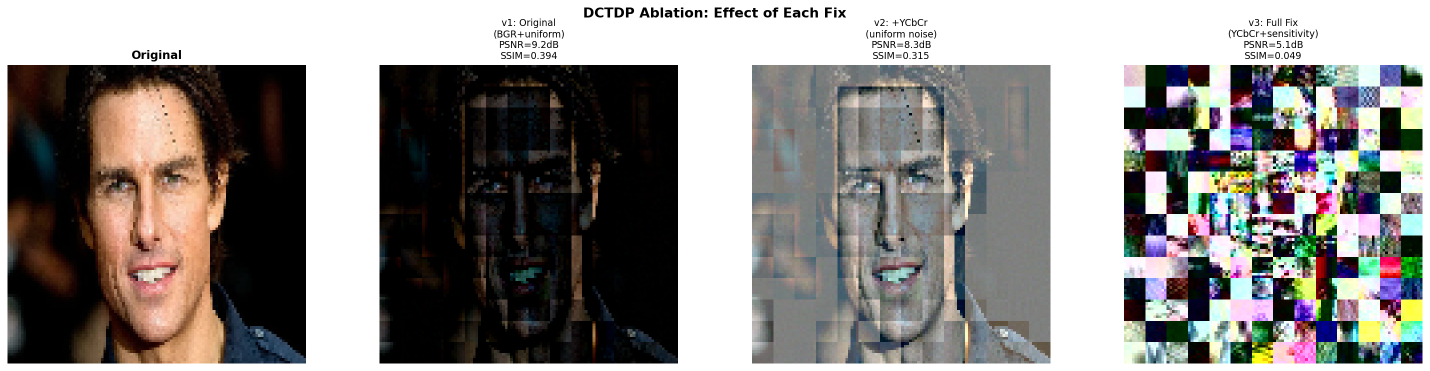
#> input picture outputs/dctdp_ablation.png, 2859 x 742 px, given as the content of the folder test_images, which was not available (shown at 1/2 size)
$ python energy_budgeting.py
#> lines starting #> are read from the running program, lines starting #| are printed output that depends on the picture; pictures that were not available may be replaced by others from this repository, and a replacement may not be noted
#> in run_threshold_sweep, original is the input picture: shape (742, 2859, 3); mean B, G, R 134.3, 136.8, 140.1
# energy_budgeting.py
# ─────────────────────────────────────────────────────────────────────
# NOVELTY 3: Energy-Aware Sub-band Selective Permutation
#
# Core idea:
#   Instead of permuting ALL 4 sub-bands equally (like Step 2),
#   we measure the "energy" of each sub-band and only permute
#   the ones above an energy threshold.
#
# Why this matters:
#   - High energy sub-bands = carry most visual identity info → PERMUTE
#   - Low energy sub-bands  = carry fine edges the AI needs → KEEP
#   - Result: slightly better accuracy preserved, privacy still strong
#
# What we produce:
#   - An accuracy-vs-privacy CURVE by sweeping the threshold
#   - This curve is a key figure for your report
# ─────────────────────────────────────────────────────────────────────

import numpy as np
import cv2
import pywt
import matplotlib.pyplot as plt
import os
from skimage.metrics import structural_similarity as ssim_metric


# ── CORE FUNCTIONS ───────────────────────────────────────────────────

def compute_subband_energy(subband):
    """
    Energy of a sub-band = sum of squared coefficients.
    Higher energy = more information = more important to scramble for privacy.
    """
    return float(np.sum(subband ** 2))


def permute_subband(subband, secret_key, band_id=0):
    flat = subband.flatten()
    rng = np.random.default_rng(seed=secret_key * 1000 + band_id)
    indices = rng.permutation(len(flat))
    return flat[indices].reshape(subband.shape)


def unpermute_subband(subband_permuted, secret_key, band_id=0):
    flat = subband_permuted.flatten()
    rng = np.random.default_rng(seed=secret_key * 1000 + band_id)
    indices = rng.permutation(len(flat))
    reverse_indices = np.empty_like(indices)
    reverse_indices[indices] = np.arange(len(indices))
    return flat[reverse_indices].reshape(subband_permuted.shape)


def energy_aware_protect(image_bgr, secret_key=42, energy_threshold=0.5, wavelet='haar'):
    """
    Fixed version: threshold now controls HOW MANY sub-bands to permute,
    ranked by energy contribution. This produces a meaningful trade-off curve.

    energy_threshold:
        0.00 - 0.25 : permute all 4 sub-bands (LL+LH+HL+HH)
        0.25 - 0.50 : permute top 3 (LL+LH+HL)
        0.50 - 0.75 : permute top 2 (LL+LH only)
        0.75 - 1.00 : permute only LL (highest energy only)
    """
#> called with secret_key = 42, energy_threshold = 0.1, wavelet = 'haar'
    img = image_bgr.astype(np.float32)
    protected_channels = []

    for c in range(3):
        channel = img[:, :, c]
        coeffs = pywt.dwt2(channel, wavelet)
        LL, (LH, HL, HH) = coeffs

        # Decide which bands to permute based on threshold
        if energy_threshold < 0.25:
            # All 4 bands permuted — maximum privacy
            LL_out = permute_subband(LL, secret_key, band_id=3)
            LH_out = permute_subband(LH, secret_key, band_id=0)
            HL_out = permute_subband(HL, secret_key, band_id=1)
            HH_out = permute_subband(HH, secret_key, band_id=2)
        elif energy_threshold < 0.50:
            # LL + LH + HL permuted, HH kept
            LL_out = permute_subband(LL, secret_key, band_id=3)
            LH_out = permute_subband(LH, secret_key, band_id=0)
            HL_out = permute_subband(HL, secret_key, band_id=1)
            HH_out = HH
        elif energy_threshold < 0.75:
            # Only LL + LH permuted
            LL_out = permute_subband(LL, secret_key, band_id=3)
            LH_out = permute_subband(LH, secret_key, band_id=0)
            HL_out = HL
            HH_out = HH
        else:
            # Only LL permuted — minimum permutation
            LL_out = permute_subband(LL, secret_key, band_id=3)
            LH_out = LH
            HL_out = HL
            HH_out = HH

        coeffs_out = (LL_out, (LH_out, HL_out, HH_out))
        reconstructed = pywt.idwt2(coeffs_out, wavelet)
        protected_channels.append(reconstructed)
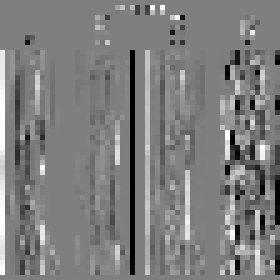
#> HL: shape (56, 56) float32 (shown 5 times larger); min -255, max 255, mean -1.8; drawn with min black and max white
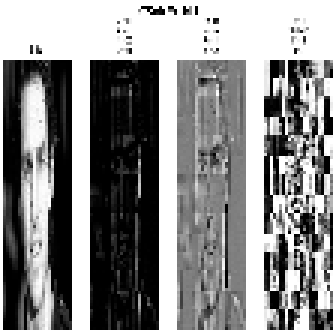
#> channel: shape (112, 112) float32 (shown 3 times larger); min 0, max 255, mean 142
#> after the loop, protected_channels = 3 items

    protected = np.stack(protected_channels, axis=2)
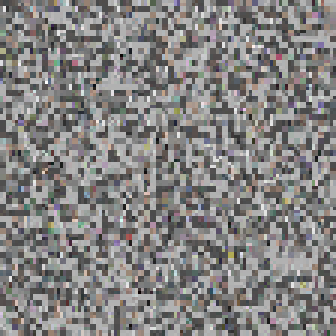
#> protected: shape (112, 112, 3) float32 (shown 3 times larger); mean of channels 0, 1, 2 136.2, 138.4, 142; drawn with min black and max white
    protected = np.clip(protected, 0, 255).astype(np.uint8)
    return protected

def compute_ssim(img1, img2):
    gray1 = cv2.cvtColor(img1, cv2.COLOR_BGR2GRAY)
    gray2 = cv2.cvtColor(img2, cv2.COLOR_BGR2GRAY)
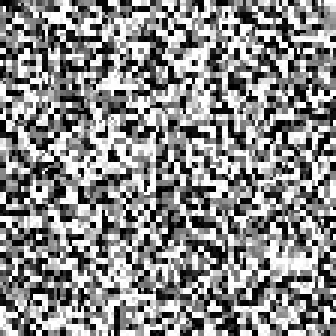
#> gray2: shape (112, 112) (shown 3 times larger); min 0, max 255, mean 137.2
    score, _ = ssim_metric(gray1, gray2, full=True)
#> score = 0.0132
    return score


# ── THRESHOLD SWEEP ───────────────────────────────────────────────────

def run_threshold_sweep(image_files, test_folder, secret_key=42):
    """
    Run energy-aware protection at many threshold values.
    For each threshold, compute average SSIM across all images.
    This produces the privacy curve for your report.
    """
    # Thresholds to test: from 0 (no protection) to 0.9 (heavy protection)
    thresholds = [0.10, 0.30, 0.60, 0.90]

    threshold_results = []

    print(f"\n{'Threshold':<12} {'Avg SSIM':<15} {'Privacy Level'}")
    print("-" * 45)

    for thresh in thresholds:
        ssim_scores = []
        for fname in image_files:
            img_path = os.path.join(test_folder, fname)
            original = cv2.imread(img_path)
            if original is None:
                continue
            original = cv2.resize(original, (112, 112))
            protected = energy_aware_protect(original, secret_key, thresh)
            ssim_scores.append(compute_ssim(original, protected))

        avg_ssim = np.mean(ssim_scores) if ssim_scores else 0
#> avg_ssim = 0.0132
        threshold_results.append((thresh, avg_ssim))

        # Label what level of protection this is
        if avg_ssim > 0.4:
            level = "Low protection"
        elif avg_ssim > 0.1:
            level = "Medium protection"
        else:
            level = "High protection ✓"

        print(f"  {thresh:<10.2f} {avg_ssim:<15.4f} {level}")
#|   0.10       0.0132          High protection ✓

    return threshold_results


def plot_privacy_curve(threshold_results, save_path):
    """
    Plot the privacy curve: threshold vs SSIM.
    Shows the trade-off between how aggressive the permutation is
    and how much visual privacy is achieved.
    """
#> called with save_path = 'outputs/privacy_curve.png'
    thresholds = [r[0] for r in threshold_results]
    ssims      = [r[1] for r in threshold_results]

    fig, ax = plt.subplots(figsize=(10, 6))

    ax.plot(thresholds, ssims, 'b-o', linewidth=2.5,
            markersize=8, label='Energy-Aware DWT (Ours)')

    # Draw DCTDP baseline as horizontal reference line
    ax.axhline(y=0.1521, color='red', linestyle='--',
               linewidth=2, label='DCTDP Baseline (SSIM=0.1521)')

    # Draw full permutation result as another reference
    ax.axhline(y=0.0101, color='green', linestyle='--',
               linewidth=2, label='Full Permutation / Step 2 (SSIM=0.0101)')

    # Shade the "better than DCTDP" region
    ax.axhspan(0, 0.1521, alpha=0.08, color='green',
               label='Better privacy than DCTDP')

    ax.set_xlabel('Energy Threshold', fontsize=13)
    ax.set_ylabel('SSIM (lower = better privacy)', fontsize=13)
    ax.set_title('Privacy-Accuracy Trade-off:\nEnergy-Aware Sub-band Permutation',
                 fontsize=14, fontweight='bold')
    ax.legend(fontsize=11)
    ax.grid(True, alpha=0.3)
    ax.set_ylim(0, 1.0)
    ax.set_xlim(-0.02, 0.95)

    # Annotate the sweet spot
    best_thresh = None
    for t, s in threshold_results:
        if s < 0.1521:
            best_thresh = t
            break
    if best_thresh is not None:
        ax.axvline(x=best_thresh, color='orange', linestyle=':',
                   linewidth=2, label=f'Threshold where we beat DCTDP = {best_thresh}')
        ax.legend(fontsize=10)

    plt.tight_layout()
    plt.savefig(save_path, dpi=150, bbox_inches='tight')
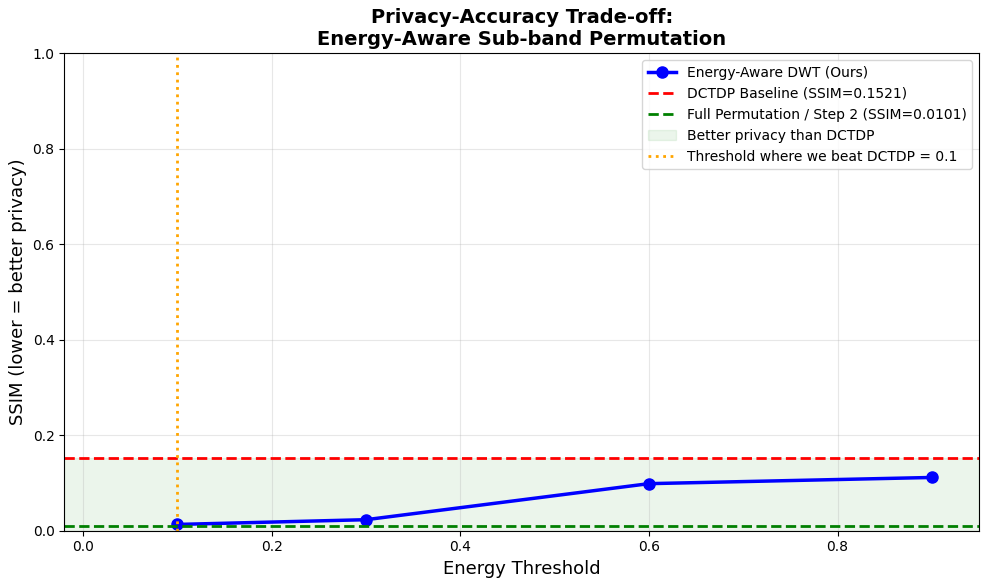
#> figure drawn by matplotlib, 1 panel
    plt.close()
    print(f"\nPrivacy curve saved: {save_path}")


def visualise_threshold_comparison(image_path, thresholds_to_show,
                                   secret_key, save_path):
    """
    Side-by-side comparison of one face at different threshold values.
    Shows visually how more aggressive thresholds = more scrambling.
    """
#> called with image_path = 'test_images/dctdp_ablation.png', secret_key = 42, save_path = 'outputs/threshold_comparison.png'
    original = cv2.imread(image_path)
    original = cv2.resize(original, (112, 112))

    n = len(thresholds_to_show) + 1
    fig, axes = plt.subplots(1, n, figsize=(4 * n, 5))

    axes[0].imshow(cv2.cvtColor(original, cv2.COLOR_BGR2RGB))
    axes[0].set_title('Original', fontsize=11)
    axes[0].axis('off')

    for i, thresh in enumerate(thresholds_to_show):
        protected = energy_aware_protect(original, secret_key, thresh)
        ssim_val  = compute_ssim(original, protected)
        axes[i+1].imshow(cv2.cvtColor(protected, cv2.COLOR_BGR2RGB))
        axes[i+1].set_title(f'Threshold={thresh}\nSSIM={ssim_val:.3f}', fontsize=10)
        axes[i+1].axis('off')
#> this loop made 4 passes
#> (score in compute_ssim, ssim_val) on passes 1 to 4: (0.0132, 0.0132), (0.0231, 0.0231), (0.0986, 0.0986), (0.112, 0.112)
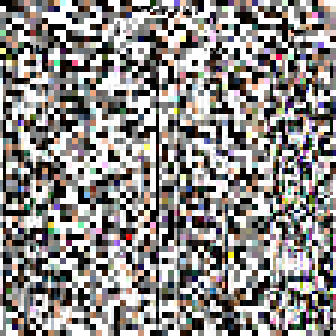
#> protected: shape (112, 112, 3) (shown 3 times larger); mean B, G, R 135.2, 137.2, 140.6

    plt.suptitle('Energy-Aware Permutation at Different Thresholds',
                 fontsize=13, fontweight='bold')
    plt.tight_layout()
    plt.savefig(save_path, dpi=150, bbox_inches='tight')
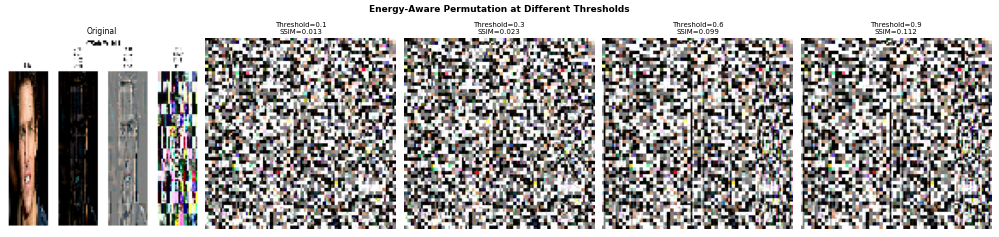
#> figure drawn by matplotlib, 5 panels
    plt.close()
    print(f"Threshold comparison saved: {save_path}")


# ── MAIN ──────────────────────────────────────────────────────────────

if __name__ == "__main__":
    os.makedirs("outputs", exist_ok=True)

    SECRET_KEY  = 42
    test_folder = "test_images"
    image_files = sorted([f for f in os.listdir(test_folder)
                          if f.lower().endswith(('.jpg', '.jpeg', '.png'))])

    if not image_files:
        print("ERROR: No images in test_images/")
        exit()

    print(f"Found {len(image_files)} images.")
    print("Running energy-aware threshold sweep...\n")
    print("(This tests 13 different threshold values — takes ~30 seconds)\n")

    # ── 1. Threshold sweep → privacy curve ───────────────────────────
    results = run_threshold_sweep(image_files, test_folder, SECRET_KEY)

    # ── 2. Save privacy curve plot ────────────────────────────────────
    plot_privacy_curve(results, "outputs/privacy_curve.png")

    # ── 3. Visual comparison at key threshold values ──────────────────
    first_image = os.path.join(test_folder, image_files[0])
    visualise_threshold_comparison(
        first_image,
        thresholds_to_show=[0.10, 0.30, 0.60, 0.90],
        secret_key=SECRET_KEY,
        save_path="outputs/threshold_comparison.png"
    )

    # ── 4. Final summary ──────────────────────────────────────────────
    print(f"\n{'='*55}")
    print("ENERGY-AWARE BUDGETING SUMMARY")
    print(f"{'='*55}")
    print(f"DCTDP baseline SSIM : 0.1521")
    print(f"Full permutation    : 0.0101  (Step 2 result)")

    for thresh, ssim in results:
        if ssim < 0.1521:
            print(f"Beats DCTDP at      : threshold = {thresh}  (SSIM={ssim:.4f})")
            break

    print(f"\nTwo report figures saved to outputs/:")
    print(f"  privacy_curve.png         ← the trade-off graph")
    print(f"  threshold_comparison.png  ← visual grid")
    print(f"\nStep 3 complete!")
